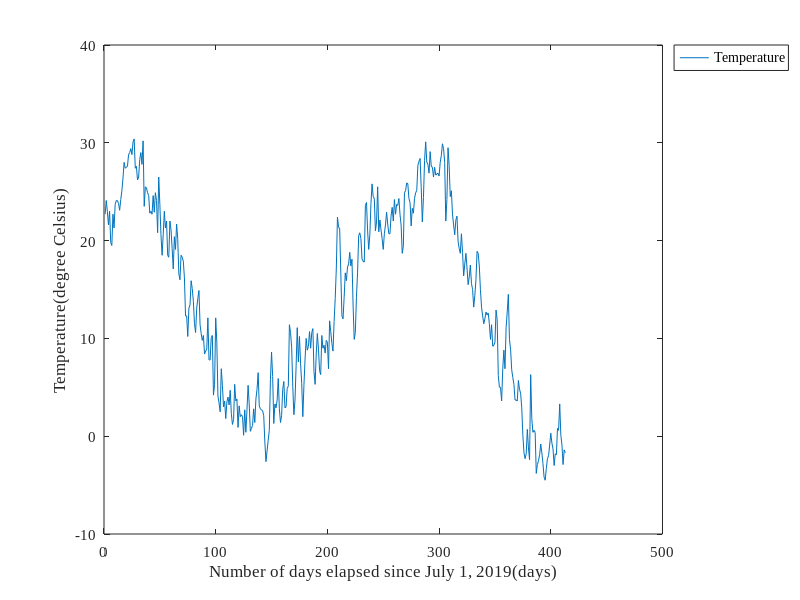

The MATLAB script that drew this image:
clear all

data = load("data_disc.txt"); #データ読み込み

temp = data(:,4); #気温
days = size(temp)
tt = [1:(days)];


#プロット作成
plot(tt, temp)

#凡例作成
h=legend({"Temperature"},"Location","bestoutside") #凡例位置はプロットにかぶらない最適な位置で、グラフの外側を指定
set(h,"FontName","Times New Roman","FontSize",11)
set(gca,"FontName","Times New Roman","FontSize",11)
xlabel("Number of days elapsed since July 1, 2019(days)")
ylabel("Temperature(degree Celsius)")

#プロットをpngファイルに出力
print("Yamagata2019-21_disc_er","-dpng")
